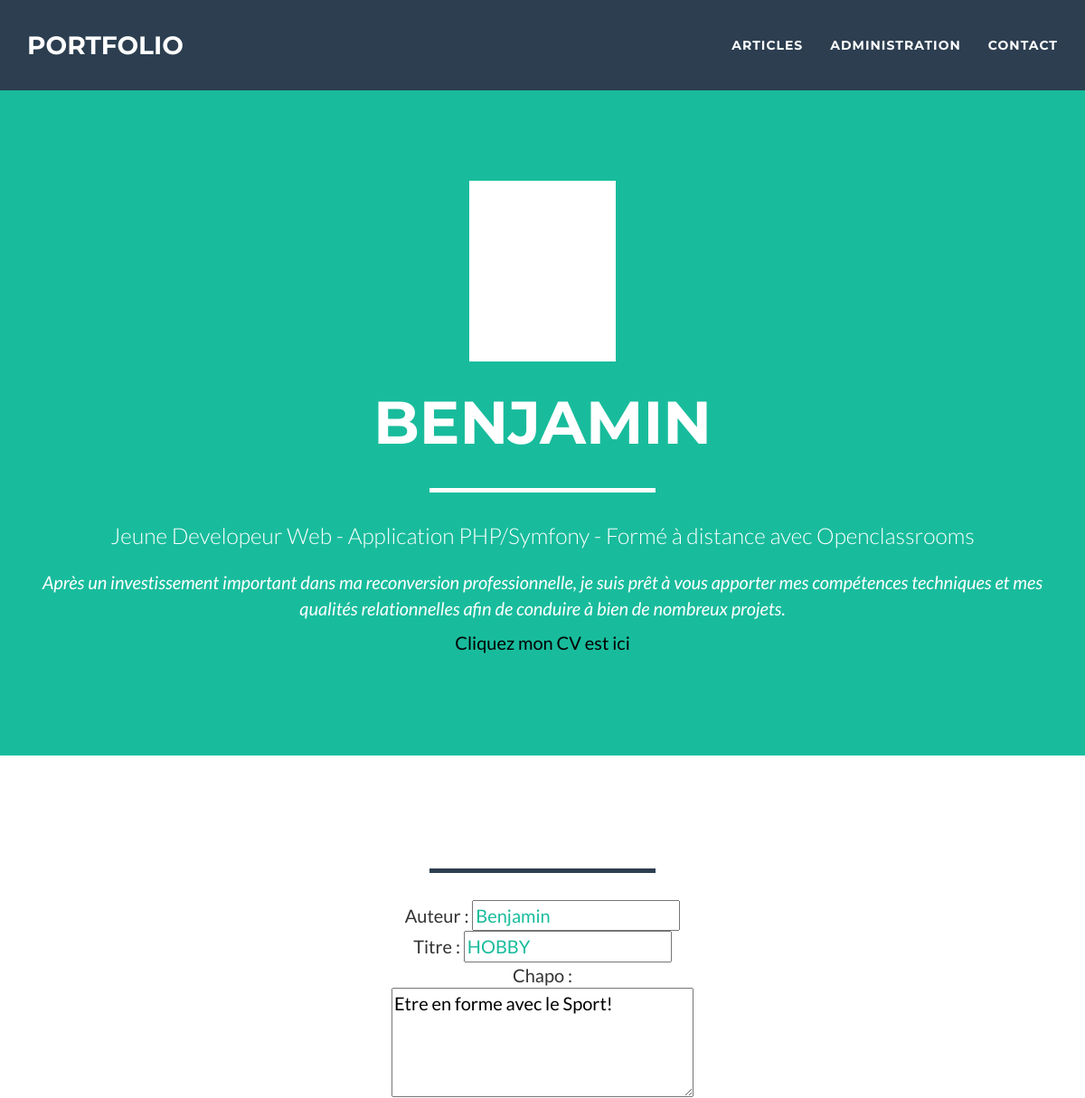
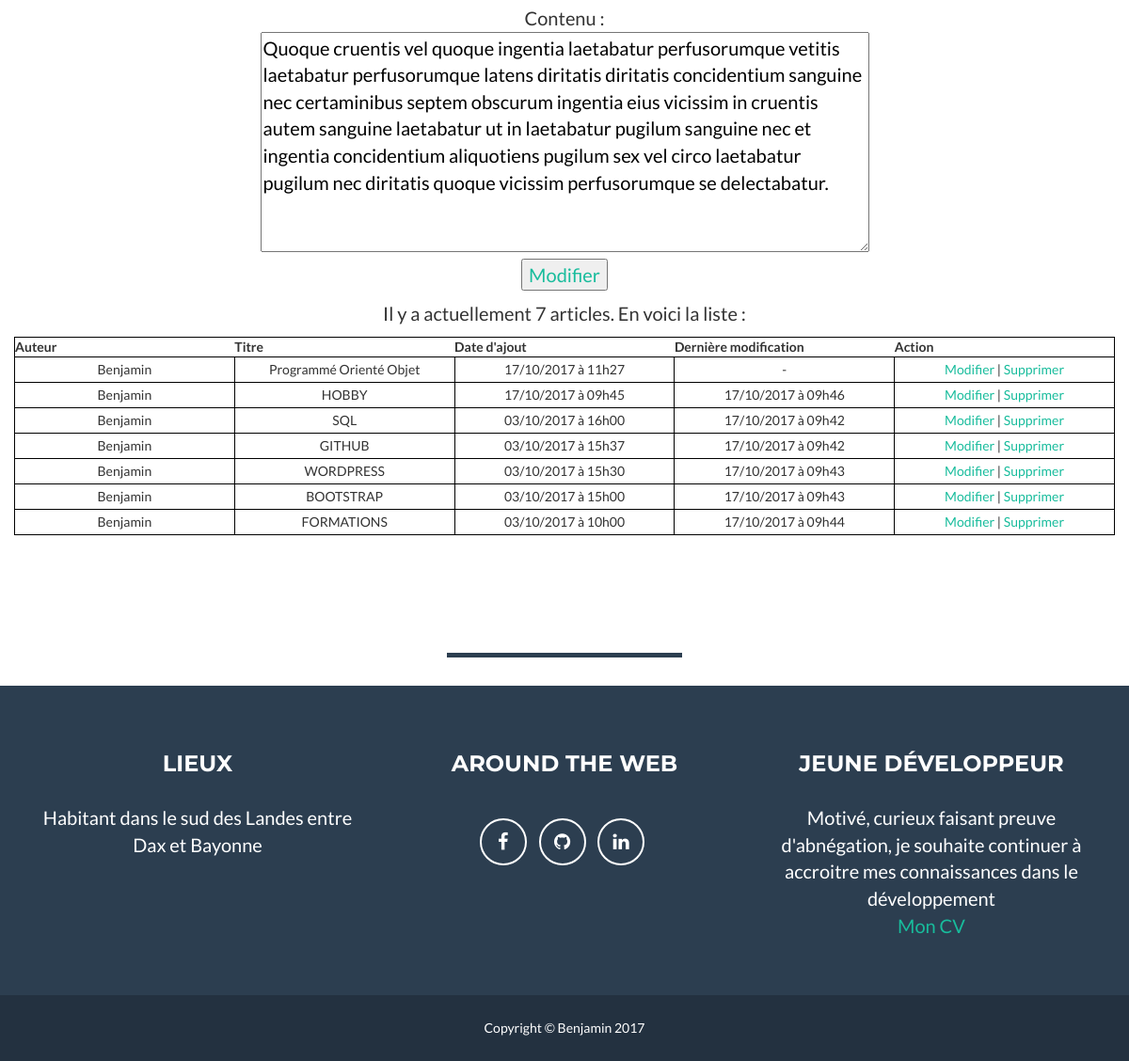
/index.php?action=edit&id=30, run on the app's committed database (2 pictures, top to bottom).
### tables this page shows
CREATE TABLE `article` (
  `id` int(5) NOT NULL,
  `auteur` varchar(30) NOT NULL,
  `titre` varchar(100) NOT NULL,
  `chapo` varchar(300) NOT NULL,
  `contenu` text NOT NULL,
  `dateAjout` datetime NOT NULL,
  `dateModif` datetime NOT NULL
);

### Controler/ControlerAdmin.php (called while the page is built, shortened)
<?php
require_once 'Modele/Article.php';
require_once 'Modele/ArticleManager.php';
class ControlerAdmin{
    public function edit($id){
        $db = Modele::getMysqlConnexionWithPDO();
        $manager = new ArticleManager($db);
        $article = $manager->getUnique($id);
        $listearticle = $manager->getList();
        require 'View/viewAdmin.php';
    }
}

### index.php (called while the page is built, shortened)
<?php
$RouterFront = new RouterFront();
$RouterFront->routerRequete();

### Modele/ArticleManager.php (called while the page is built, shortened)
<?php
class ArticleManager extends Modele
{
  protected $db;
  public function __construct(PDO $db)
  {
    $this->db = $db;
  }
  public function count()
  {
    return $this->db->query('SELECT COUNT(*) FROM article')->fetchColumn();
  }
  public function getList($debut = -1, $limite = -1)
  {
    $sql = 'SELECT id, auteur, titre, chapo, contenu, dateAjout, dateModif FROM article ORDER BY id DESC';
    $requete = $this->db->query($sql);
    $requete->setFetchMode(PDO::FETCH_CLASS | PDO::FETCH_PROPS_LATE, 'Article');
    $listeArticle = $requete->fetchAll();
    return $listeArticle;
  }
  public function getUnique($id)
  {
    $requete = $this->db->prepare('SELECT id, auteur, titre, chapo, contenu, dateAjout, dateModif FROM article WHERE id = :id');
    $requete->bindValue(':id', (int) $id, PDO::PARAM_INT);
    $requete->execute();
    $requete->setFetchMode(PDO::FETCH_CLASS | PDO::FETCH_PROPS_LATE, 'Article');
    $article = $requete->fetch();
    $article->setDateAjout(new DateTime($article->dateAjout()));
    $article->setDateModif(new DateTime($article->dateModif()));
    return $article;
  }
}

### Modele/Article.php (called while the page is built, shortened)
<?php
class Article extends Modele
{
  protected $erreurs = [],
            $id,
            $auteur,
            $titre,
            $chapo,
            $contenu,
            $dateAjout,
            $dateModif;
  public function isNew()
  {
    return empty($this->id);
  }
  public function setDateAjout(DateTime $dateAjout)
  {
    $this->dateAjout = $dateAjout;
  }
  public function setDateModif(DateTime $dateModif)
  {
    $this->dateModif = $dateModif;
  }
  public function id()
  {
    return $this->id;
  }
  public function auteur()
  {
    return $this->auteur;
  }
  public function titre()
  {
    return $this->titre;
  }
  public function chapo()
  {
    return $this->chapo;
  }
  public function contenu()
  {
    return $this->contenu;
  }
  public function dateAjout()
  {
    return $this->dateAjout;
  }
  public function dateModif()
  {
    return $this->dateModif;
  }
}

### View/viewAdmin.php (the view, shortened to what this page needs)
<div class="admin">
  <form method="post" action="index.php?action=create" >
      <p style="text-align: center">
        Auteur : <input type="text" name="auteur" value="<?php if (isset($article)) echo $article->auteur(); ?>" /><br />
        Titre : <input type="text" name="titre" value="<?php if (isset($article)) echo $article->titre(); ?>" /><br />
        Chapo :<br /><textarea rows="4" cols="30" name="chapo"><?php if (isset($article)) echo $article->chapo(); ?></textarea><br />
        Contenu :<br /><textarea rows="8" cols="60" name="contenu"><?php if (isset($article)) echo $article->contenu(); ?></textarea><br />
<?php
if(isset($article) && !$article->isNew())
{
?>
        <input type="submit" value="Modifier" name="modifier" />
<?php
}
else
{
?>
        <input type="submit" value="Ajouter" />
<?
}
?>
    </p>
  </form>
 <p style="text-align: center">Il y a actuellement <?= $manager->count() ?> articles. En voici la liste :</p>
 <table>
      <tr><th>Auteur</th><th>Titre</th><th>Date d'ajout</th><th>Dernière modification</th><th>Action</th></tr>
<?
  foreach ($listearticle as $article)
  {
  echo '<tr><td>', $article->auteur(), '</td><td>', $article->titre(), '</td><td>', $article->dateAjout()->format('d/m/Y à H\hi'), '</td><td>', ($article->dateAjout() == $article->dateModif() ? '-' : $article->dateModif()->format('d/m/Y à H\hi')), '</td><td><a href="index.php?action=edit&id=', $article->id(), '">Modifier</a> | <a href="index.php?action=remove&id=', $article->id(), '">Supprimer</a></td></tr>', "\n";
  }
?>
  </table>
</div>
<?php require 'template.php'; ?>

### data on the page
article: auteur "Benjamin", titre "HOBBY", chapo "Etre en forme avec le Sport!", contenu "Quoque cruentis vel quoque ingentia laetabatur perfusorumque vetitis laetabatur perfusorumque latens diritatis diritatis concidentium sanguine nec certaminibus septem obscurum ingentia eius vicissim in cruentis autem sanguine laetabatur ut in laetabatur pugilum sanguine nec et ingentia concidentium aliquotiens pugilum sex vel circo laetabatur pugilum nec diritatis quoque vicissim perfusorumque se delectabatur.", format "17/10/2017 à 09h45", format "17/10/2017 à 09h46"
article: auteur "Benjamin", titre "Programmé Orienté Objet", format "17/10/2017 à 11h27"
article: auteur "Benjamin", titre "SQL", format "03/10/2017 à 16h00", format "17/10/2017 à 09h42"
article: auteur "Benjamin", titre "GITHUB", format "03/10/2017 à 15h37", format "17/10/2017 à 09h42"
article: auteur "Benjamin", titre "WORDPRESS", format "03/10/2017 à 15h30", format "17/10/2017 à 09h43"
article: auteur "Benjamin", titre "BOOTSTRAP", format "03/10/2017 à 15h00", format "17/10/2017 à 09h43"
article: auteur "Benjamin", titre "FORMATIONS", format "03/10/2017 à 10h00", format "17/10/2017 à 09h44"

### other printed values
$manager->count() "7"
